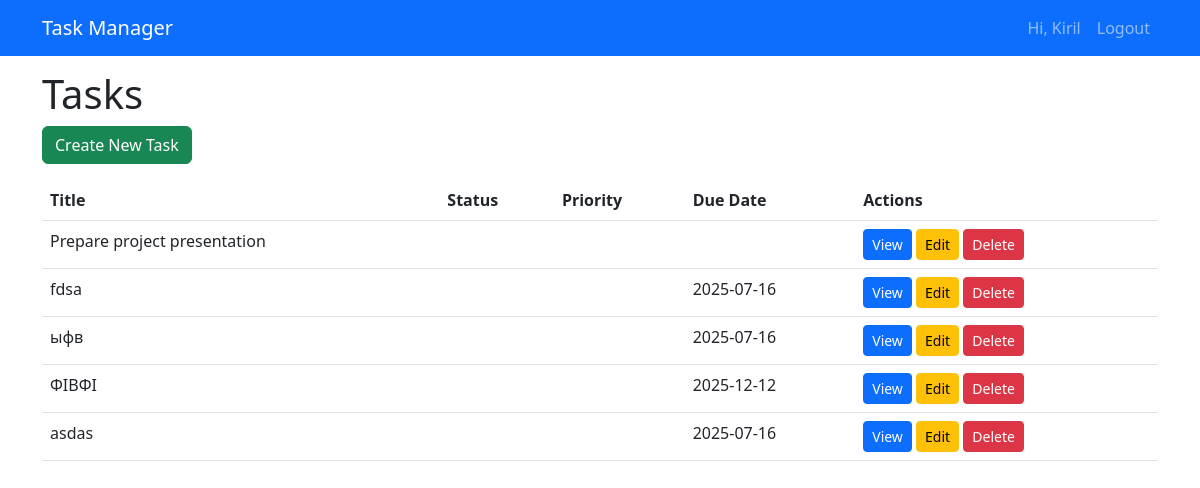
The app's page / (signed in), older data.
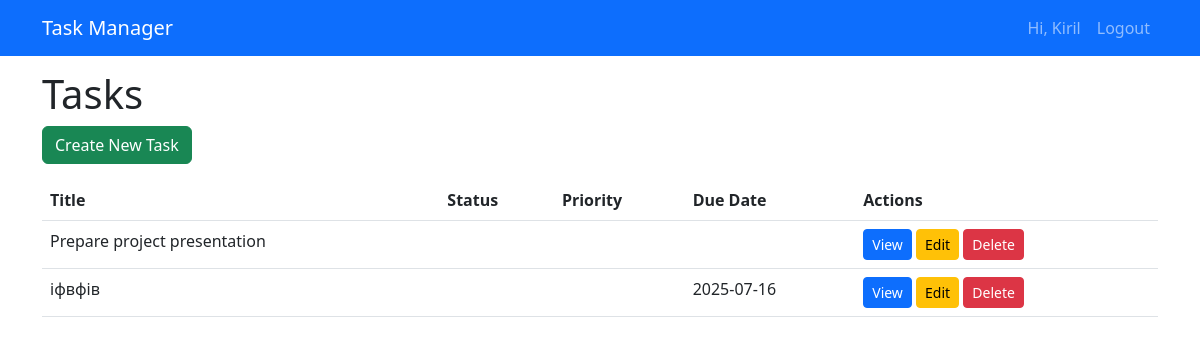
The same page, newer data.
### tasks/models.py (models this page shows, shortened)
class Task(models.Model):
    title = models.CharField(max_length=255)
    description = models.TextField(blank=True)
    due_date = models.DateField(null=True, blank=True)
    completed = models.BooleanField(default=False)
    created_at = models.DateTimeField(auto_now_add=True)
    user = models.ForeignKey(User, on_delete=models.CASCADE)

### tasks/views.py (the view)
# urls.py: path('', TaskListView.as_view(), name='task-list'),
class TaskListView(LoginRequiredMixin, ListView):
    model = Task
    template_name = 'tasks/task_list.html'
    context_object_name = 'tasks'
    def get_queryset(self):
        queryset = Task.objects.filter(user=self.request.user)
        status = self.request.GET.get('status')
        if status == 'completed':
            queryset = queryset.filter(completed=True)
        elif status == 'incomplete':
            queryset = queryset.filter(completed=False)
        return queryset
    def get_context_data(self, **kwargs):
        context = super().get_context_data(**kwargs)
        context['filter_form'] = TaskFilterForm(self.request.GET or None)
        return context

### tasks/templates/tasks/task_list.html (shortened to what this page needs)
{% extends "base.html" %}
{% block content %}
<h1>Tasks</h1>
<a href="{% url 'task-create' %}" class="btn btn-success mb-3">Create New Task</a>
<table class="table table-hover">
  <thead>
    <tr>
      <th>Title</th>
      <th>Status</th>
      <th>Priority</th>
      <th>Due Date</th>
      <th>Actions</th>
    </tr>
  </thead>
  <tbody>
    {% for task in tasks %}
      <tr>
        <td>{{ task.title }}</td>
        <td>{{ task.get_status_display }}</td>
        <td>{{ task.get_priority_display }}</td>
        <td>{{ task.due_date|date:"Y-m-d" }}</td>
        <td>
          <a href="{% url 'task-detail' task.pk %}" class="btn btn-primary btn-sm">View</a>
          <a href="{% url 'task-update' task.pk %}" class="btn btn-warning btn-sm">Edit</a>
          <a href="{% url 'task-delete' task.pk %}" class="btn btn-danger btn-sm">Delete</a>
        </td>
      </tr>
    {% empty %}
      <tr><td colspan="5" class="text-center">No tasks found.</td></tr>
    {% endfor %}
  </tbody>
</table>
{% endblock %}

Row changes from the older to the newer data that the page shows:
removed Task: title "fdsa", due_date "2025-07-16"
removed Task: title "ыфв", due_date "2025-07-16"
removed Task: title "ФІВФІ", due_date "2025-12-12"
removed Task: title "asdas", due_date "2025-07-16"
added Task: title "іфвфів", due_date "2025-07-16"
